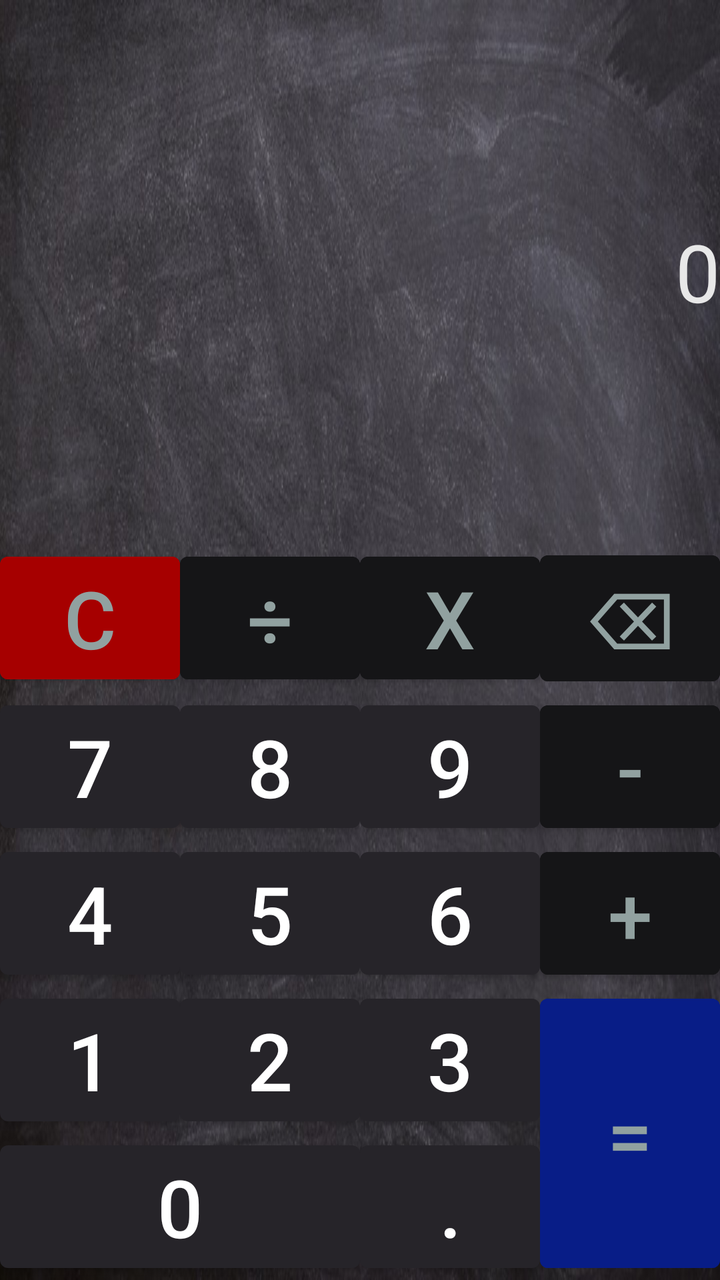
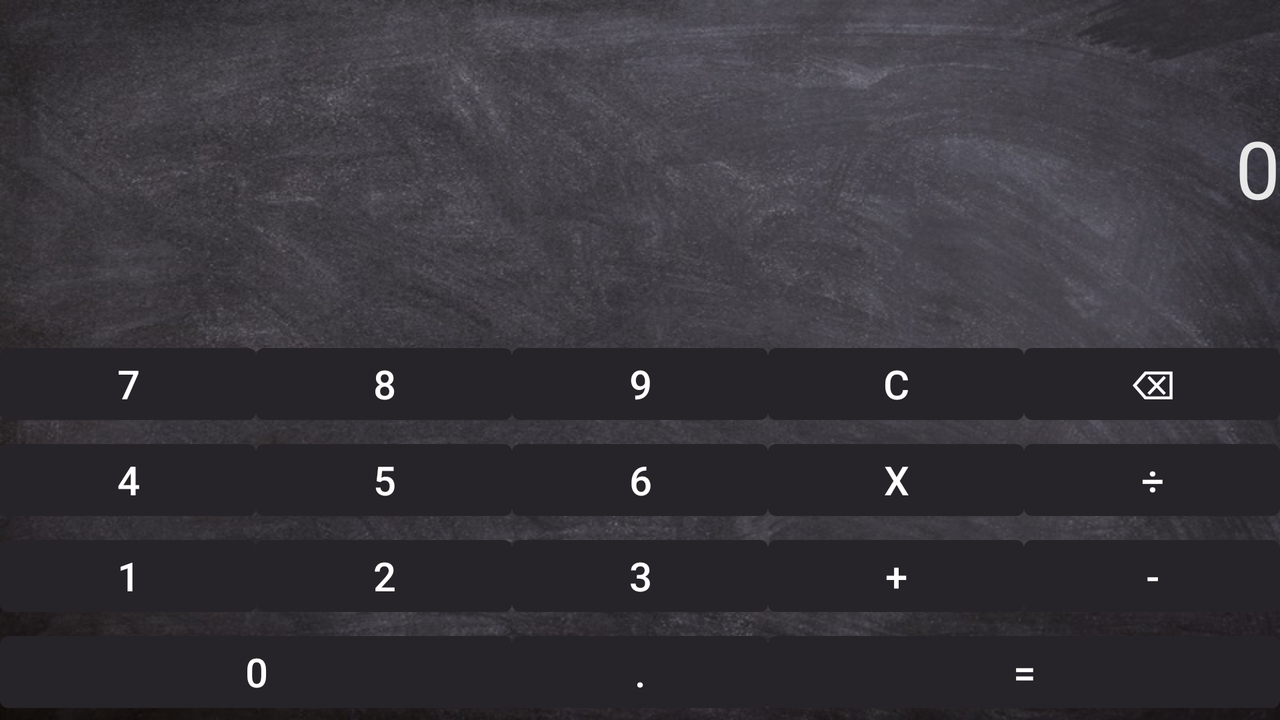

Two renders of one Android screen. The first uses the default layout on a phone; the second uses the alternative layout the repository ships for a different screen configuration, on a matching device. The two XML files are below.
<!-- AndroidManifest.xml: application theme AppTheme -->
<!-- res/layout/activity_main.xml -->
<?xml version="1.0" encoding="utf-8"?>
<LinearLayout xmlns:android="http://schemas.android.com/apk/res/android"
    android:layout_width="match_parent"
    android:layout_height="match_parent"
    android:background="@drawable/background"
    android:orientation="vertical">

    <Space
    android:layout_width="match_parent"
    android:layout_height="wrap_content"
    android:layout_weight="1" />

    <FrameLayout
        android:layout_width="match_parent"
        android:layout_height="wrap_content">

        <TextView
            android:id="@+id/tv_display"
            android:layout_width="match_parent"
            android:layout_height="wrap_content"
            android:fontFamily="@font/chelsea_market"
            android:text="@string/num_0"
            android:textAlignment="viewEnd"
            android:textColor="@color/white"
            android:textSize="@dimen/button_text" />
    </FrameLayout>

    <Space
        android:layout_width="match_parent"
        android:layout_height="wrap_content"
        android:layout_weight="1" />

    <GridLayout
        android:layout_width="match_parent"
        android:layout_height="wrap_content"
        android:layout_gravity="center"
        android:columnCount="4">

        <com.google.android.material.button.MaterialButton
            android:id="@+id/btn_clear"
            android:backgroundTint="@color/red"
            android:text="@string/clear"
            android:textColor="@color/colorAccent"
            style="@style/BtnAll"/>

        <com.google.android.material.button.MaterialButton
            android:id="@+id/btn_div"
            android:gravity="center"
            android:text="@string/divide"
            android:textSize="@dimen/button_text"
            style="@style/BtnAction"/>

        <com.google.android.material.button.MaterialButton
            android:id="@+id/btn_multi"
            android:text="@string/multiply"
            style="@style/BtnAction"/>

        <com.google.android.material.button.MaterialButton
            android:id="@+id/btn_remove"
            android:text="@string/remove"
            style="@style/BtnAction"/>

        <com.google.android.material.button.MaterialButton
            android:id="@+id/btn_7"
            android:text="@string/num_7"
            style="@style/BtnAll"/>

        <com.google.android.material.button.MaterialButton
            android:id="@+id/btn_8"
            android:text="@string/num_8"
            style="@style/BtnAll"/>

        <com.google.android.material.button.MaterialButton
            android:id="@+id/btn_9"
            android:text="@string/num_9"
            style="@style/BtnAll"/>

        <com.google.android.material.button.MaterialButton
            android:id="@+id/btn_minus"
            android:text="@string/negative"
            style="@style/BtnAction"/>

        <com.google.android.material.button.MaterialButton
            android:id="@+id/btn_4"
            android:text="@string/num_4"
            style="@style/BtnAll"/>

        <com.google.android.material.button.MaterialButton
            android:id="@+id/btn_5"
            android:text="@string/num_5"
            style="@style/BtnAll"/>

        <com.google.android.material.button.MaterialButton
            android:id="@+id/btn_6"
            android:text="@string/num_6"
            style="@style/BtnAll"/>

        <com.google.android.material.button.MaterialButton
            android:id="@+id/btn_plus"
            android:text="@string/positive"
            style="@style/BtnAction"/>

        <com.google.android.material.button.MaterialButton
            android:id="@+id/btn_1"
            android:text="@string/num_1"
            style="@style/BtnAll"/>

        <com.google.android.material.button.MaterialButton
            android:id="@+id/btn_2"
            android:text="@string/num_2"
            style="@style/BtnAll"/>

        <com.google.android.material.button.MaterialButton
            android:id="@+id/btn_3"
            android:text="@string/num_3"
            style="@style/BtnAll" />

        <com.google.android.material.button.MaterialButton
            android:id="@+id/btn_equals"
            android:layout_width="0dp"
            android:layout_height="wrap_content"
            android:layout_rowSpan="4"
            android:layout_columnWeight="1"
            android:layout_gravity="fill"
            android:backgroundTint="@color/blue"
            android:gravity="center"
            android:text="@string/equals"
            android:textColor="@color/colorAccent"
            android:textSize="@dimen/button_text" />

        <com.google.android.material.button.MaterialButton
            android:id="@+id/btn_0"
            android:layout_width="0dp"
            android:layout_height="wrap_content"
            android:layout_columnSpan="2"
            android:layout_columnWeight="1"
            android:layout_gravity="fill"
            android:gravity="center"
            android:text="@string/num_0"
            android:textSize="@dimen/button_text" />

        <com.google.android.material.button.MaterialButton
            android:id="@+id/btn_dot"
            android:text="@string/point"
            style="@style/BtnAll"/>
    </GridLayout>
</LinearLayout>
<!-- resources referenced by this layout -->
<resources>
  <color name="blue">#081D87</color>
  <color name="colorAccent">#91A1A0</color>
  <color name="red">#A60000</color>
  <color name="white">#E8E8E8</color>
  <dimen name="button_text">40sp</dimen>
  <!-- drawable background: jpg bitmap (drawable, 106393 bytes) -->
  <string name="clear">c</string>
  <string name="divide">÷</string>
  <string name="equals">=</string>
  <string name="multiply">x</string>
  <string name="negative">-</string>
  <string name="num_0">0</string>
  <string name="num_1">1</string>
  <string name="num_2">2</string>
  <string name="num_3">3</string>
  <string name="num_4">4</string>
  <string name="num_5">5</string>
  <string name="num_6">6</string>
  <string name="num_7">7</string>
  <string name="num_8">8</string>
  <string name="num_9">9</string>
  <string name="point">.</string>
  <string name="positive">+</string>
  <string name="remove">⌫</string>
  <style name="BtnAction">
          <item name="android:backgroundTint">@color/colorPrimaryDark</item>
          <item name="android:textColor">@color/colorAccent</item>
          <item name="android:textSize">@dimen/button_text</item>
          <item name="android:layout_width">0dp</item>
          <item name="android:layout_height">wrap_content</item>
          <item name="android:layout_gravity">fill_horizontal</item>
          <item name="android:layout_columnWeight">1</item>
          <item name="android:gravity">center</item>
      </style>
  <style name="BtnAll">
          <item name="android:layout_width">0dp</item>
          <item name="android:layout_height">wrap_content</item>
          <item name="android:layout_gravity">fill_horizontal</item>
          <item name="android:layout_columnWeight">1</item>
          <item name="android:gravity">center</item>
          <item name="android:textSize">@dimen/button_text</item>
      </style>
  <style name="AppTheme" parent="Theme.MaterialComponents.Light.DarkActionBar">
          
          <item name="colorPrimary">@color/colorPrimary</item>
          <item name="colorPrimaryDark">@color/colorPrimaryDark</item>
          <item name="colorAccent">@color/colorAccent</item>
      </style>
  <color name="colorPrimaryDark">#151517</color>
  <color name="colorPrimary">#262429</color>
</resources>
<!-- res/layout-land/activity_main.xml (the repository's variant of the layout above) -->
<!-- drawn on the phone turned sideways -->
<?xml version="1.0" encoding="utf-8"?>
<LinearLayout xmlns:android="http://schemas.android.com/apk/res/android"
    android:layout_width="match_parent"
    android:layout_height="match_parent"
    android:background="@drawable/background"
    android:orientation="vertical">

    <Space
        android:layout_width="match_parent"
        android:layout_height="wrap_content"
        android:layout_weight="1" />

    <FrameLayout
        android:layout_width="match_parent"
        android:layout_height="wrap_content">

        <TextView
            android:id="@+id/tv_display"
            android:layout_width="match_parent"
            android:layout_height="wrap_content"
            android:fontFamily="@font/chelsea_market"
            android:text="@string/num_0"
            android:textAlignment="viewEnd"
            android:textColor="@color/white"
            android:textSize="@dimen/button_text" />
    </FrameLayout>

    <Space
        android:layout_width="match_parent"
        android:layout_height="wrap_content"
        android:layout_weight="1" />

    <GridLayout
        android:layout_width="match_parent"
        android:layout_height="wrap_content"
        android:layout_gravity="center"
        android:columnCount="5">

        <Button
            android:id="@+id/btn_7"
            android:layout_width="0dp"
            android:layout_height="wrap_content"
            android:layout_columnWeight="1"
            android:layout_gravity="fill_horizontal"
            android:gravity="center"
            android:text="@string/num_7"
            android:textSize="@dimen/button_landscape" />

        <Button
            android:id="@+id/btn_8"
            android:layout_width="0dp"
            android:layout_height="wrap_content"
            android:layout_columnWeight="1"
            android:layout_gravity="fill_horizontal"
            android:gravity="center"
            android:text="@string/num_8"
            android:textSize="@dimen/button_landscape" />

        <Button
            android:id="@+id/btn_9"
            android:layout_width="0dp"
            android:layout_height="wrap_content"
            android:layout_columnWeight="1"
            android:layout_gravity="fill_horizontal"
            android:gravity="center"
            android:text="@string/num_9"
            android:textSize="@dimen/button_landscape" />

        <Button
            android:id="@+id/btn_clear"
            android:layout_width="0dp"
            android:layout_height="wrap_content"
            android:layout_columnWeight="1"
            android:layout_gravity="fill_horizontal"
            android:gravity="center"
            android:text="@string/clear"
            android:textSize="@dimen/button_landscape" />

        <Button
            android:id="@+id/btn_remove"
            android:layout_width="0dp"
            android:layout_height="wrap_content"
            android:layout_columnWeight="1"
            android:layout_gravity="fill_horizontal"
            android:gravity="center"
            android:text="@string/remove"
            android:textSize="@dimen/button_landscape" />

        <Button
            android:id="@+id/btn_4"
            android:layout_width="0dp"
            android:layout_height="wrap_content"
            android:layout_columnWeight="1"
            android:layout_gravity="fill_horizontal"
            android:gravity="center"
            android:text="@string/num_4"
            android:textSize="@dimen/button_landscape" />

        <Button
            android:id="@+id/btn_5"
            android:layout_width="0dp"
            android:layout_height="wrap_content"
            android:layout_columnWeight="1"
            android:layout_gravity="fill_horizontal"
            android:gravity="center"
            android:text="@string/num_5"
            android:textSize="@dimen/button_landscape" />

        <Button
            android:id="@+id/btn_6"
            android:layout_width="0dp"
            android:layout_height="wrap_content"
            android:layout_columnWeight="1"
            android:layout_gravity="fill_horizontal"
            android:gravity="center"
            android:text="@string/num_6"
            android:textSize="@dimen/button_landscape" />

        <Button
            android:id="@+id/btn_multi"
            android:layout_width="0dp"
            android:layout_height="wrap_content"
            android:layout_columnWeight="1"
            android:layout_gravity="fill_horizontal"
            android:gravity="center"
            android:text="@string/multiply"
            android:textSize="@dimen/button_landscape" />

        <Button
            android:id="@+id/btn_div"
            android:layout_width="0dp"
            android:layout_height="wrap_content"
            android:layout_columnWeight="1"
            android:layout_gravity="fill_horizontal"
            android:gravity="center"
            android:text="@string/divide"
            android:textSize="@dimen/button_landscape" />

        <Button
            android:id="@+id/btn_1"
            android:layout_width="0dp"
            android:layout_height="wrap_content"
            android:layout_columnWeight="1"
            android:layout_gravity="fill_horizontal"
            android:gravity="center"
            android:text="@string/num_1"
            android:textSize="@dimen/button_landscape" />

        <Button
            android:id="@+id/btn_2"
            android:layout_width="0dp"
            android:layout_height="wrap_content"
            android:layout_columnWeight="1"
            android:layout_gravity="fill_horizontal"
            android:gravity="center"
            android:text="@string/num_2"
            android:textSize="@dimen/button_landscape" />

        <Button
            android:id="@+id/btn_3"
            android:layout_width="0dp"
            android:layout_height="wrap_content"
            android:layout_columnWeight="1"
            android:layout_gravity="fill_horizontal"
            android:gravity="center"
            android:text="@string/num_3"
            android:textSize="@dimen/button_landscape" />

        <Button
            android:id="@+id/btn_plus"
            android:layout_width="0dp"
            android:layout_height="wrap_content"
            android:layout_columnWeight="1"
            android:layout_gravity="fill_horizontal"
            android:gravity="center"
            android:text="@string/positive"
            android:textSize="@dimen/button_landscape" />

        <Button
            android:id="@+id/btn_minus"
            android:layout_width="0dp"
            android:layout_height="wrap_content"
            android:layout_columnWeight="1"
            android:layout_gravity="fill_horizontal"
            android:gravity="center"
            android:text="@string/negative"
            android:textSize="@dimen/button_landscape" />


        <Button
            android:id="@+id/btn_0"
            android:layout_width="0dp"
            android:layout_height="wrap_content"
            android:layout_columnSpan="2"
            android:layout_columnWeight="1"
            android:layout_gravity="fill"
            android:gravity="center"
            android:text="@string/num_0"
            android:textSize="@dimen/button_landscape"/>

        <Button
            android:id="@+id/btn_dot"
            android:layout_width="0dp"
            android:layout_height="wrap_content"
            android:layout_columnWeight="1"
            android:layout_gravity="fill_horizontal"
            android:gravity="center"
            android:text="@string/point"
            android:textSize="@dimen/button_landscape" />

        <Button
            android:id="@+id/btn_equals"
            android:layout_width="0dp"
            android:layout_height="wrap_content"
            android:layout_columnSpan="2"
            android:layout_columnWeight="1"
            android:layout_gravity="fill"
            android:gravity="center"
            android:text="@string/equals"
            android:textSize="@dimen/button_landscape" />

    </GridLayout>
</LinearLayout>
<!-- resources referenced by the variant -->
<!-- as the phone turned sideways resolves them -->
<resources>
  <color name="white">#E8E8E8</color>
  <dimen name="button_landscape">20sp</dimen>
  <dimen name="button_text">40sp</dimen>
  <!-- drawable background: jpg bitmap (drawable, 106393 bytes) -->
  <string name="clear">c</string>
  <string name="divide">÷</string>
  <string name="equals">=</string>
  <string name="multiply">x</string>
  <string name="negative">-</string>
  <string name="num_0">0</string>
  <string name="num_1">1</string>
  <string name="num_2">2</string>
  <string name="num_3">3</string>
  <string name="num_4">4</string>
  <string name="num_5">5</string>
  <string name="num_6">6</string>
  <string name="num_7">7</string>
  <string name="num_8">8</string>
  <string name="num_9">9</string>
  <string name="point">.</string>
  <string name="positive">+</string>
  <string name="remove">⌫</string>
  <style name="AppTheme" parent="Theme.MaterialComponents.Light.DarkActionBar">
          
          <item name="colorPrimary">@color/colorPrimary</item>
          <item name="colorPrimaryDark">@color/colorPrimaryDark</item>
          <item name="colorAccent">@color/colorAccent</item>
      </style>
  <color name="colorPrimary">#262429</color>
  <color name="colorPrimaryDark">#151517</color>
  <color name="colorAccent">#91A1A0</color>
</resources>
